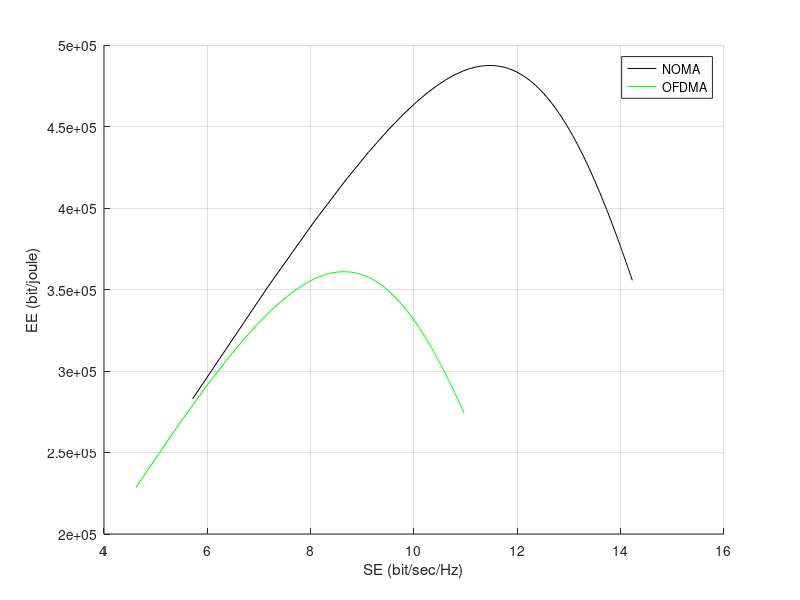

This chart was generated by the following MATLAB code:
clear all;
clc;
B = 5*10^6; %bandwidth Hz
N0 = 10^-21; %-150 dBw/Hz
N = N0*B; % dBW
G1 = 10^-12; %-120 dB
G2 = 10^-14; %-140 dB
Pcircuit = 100; %watt
% For NOMA
count = 1;
for p = 1:1:100 %W
P1 = p*0.1; %allocate less power to UE1
P2 = p - P1;
R1 = B*log2(1 + P1*G1/N);
R2 = B*log2(1 + P2*G2/(P1*G2 + N));
R = R1 + R2;
SE(count) = R/B; % bit/sec/Hz
EE(count) = (R/(Pcircuit + p)); % bit/watt.sec
count = count + 1;
end
hold on;
plot(SE,EE,'k');
xlabel('SE (bit/sec/Hz)');
ylabel('EE (bit/joule)');
grid on;
%For OFDMA
count = 1;
greenpoint = 0;
maxEE = -1000;
for p = 1:1:100 %Watt
P1 = p/2;
P2 = p/2;
R1 = (B/2)*log2(1 + P1*G1/(N0*B/2));
R2 = (B/2)*log2(1 + P2*G2/(N0*B/2));
R = R1 + R2;
SE_line(count) = R/B; % bit/sec/Hz
EE_line(count) = (R/(Pcircuit + p)); % bit/watt.sec = Mbit/joule
count = count + 1;
end
hold on;
plot(SE_line,EE_line,'g-');
xlabel('SE (bit/sec/Hz)');
ylabel('EE (bit/joule)');
grid on;
legend('NOMA','OFDMA');